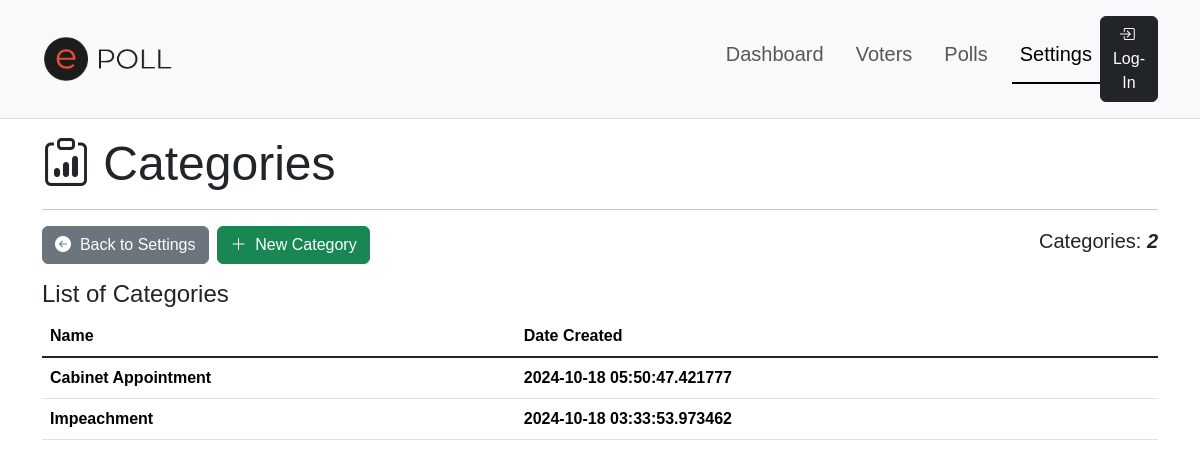
The page /settings/categories/ on the database as committed earlier.
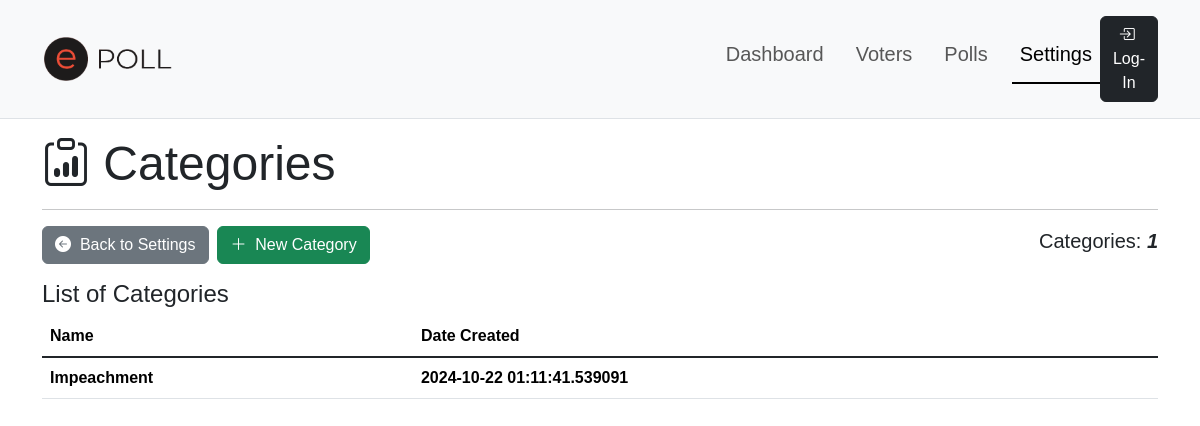
The same page on the database as committed later.
### app/models.py (models this page shows)
class Category(db.Model):
    __tablename__="categories"
    id = db.Column(db.Integer, primary_key=True, autoincrement=True)
    name = db.Column(db.String(50), nullable=False)
    created_at = db.Column(db.DateTime, nullable=False)
    updated_at = db.Column(db.DateTime(timezone=True), onupdate=db.func.now())
    motions = db.relationship('Motion', backref='category', lazy=True)

### app/settings.py (the view)
@sbp.route('/categories/')
def categories():
    count_category = Category.query.count()
    page = request.args.get('page', 1, type=int)
    page_size = request.args.get('page_size', 20, type=int)  # Get page size from query params or default to 20
    all_categories = Category.query.order_by(Category.created_at.desc()).paginate(page=page, per_page=page_size)
    if not all_categories.items:
        flash('No category records added yet!', 'info')
    return render_template('admin/settings/category/list.html', title='Categories',
                           count_category=count_category,
                           all_categories=all_categories, SETTINGS=True)

### app/templates/admin/settings/category/list.html (shortened to what this page needs)
{% extends "shared/adminlayout.html" %}
{% block content %}
<div class="container">
    <h3 class="display-5"><i class="bi bi-clipboard-data"></i>&nbsp;{{title}}</h3>
    <hr>
    <div class="row align-content-center mb-3">
        <div class="col text-start">
            <a href="{{ url_for('settings.index') }}" class="btn btn-secondary"><i class="bi bi-arrow-left-circle-fill"></i>&nbsp; Back to Settings</a>&nbsp;
            <a href="{{ url_for('settings.new_category') }}" class="btn btn-success"><i class="bi bi-plus-lg"></i>&nbsp; New Category</a>
        </div>
        <div class="col text-end align-content-center">
            <h5>Categories:&nbsp;<strong class="fst-italic">{{ count_category }}</strong></h4>
        </div>
    </div>
    <h4>List of {{title}}</h4>
    <div class="table-responsive">
        <table class="table table-hover align-content-center">
            <thead>
                <tr class="align-middle">
                    <th scope="col">Name</th>
                    <th scope="col">Date Created</th>
                    <th scope="col"></th>
                </tr>
            </thead>
            <tbody class="table-group-divider align-content-center">
                {% for category in all_categories %}
                    <tr class="clickable-row align-middle" data-href="#">
                        <th scope="row">{{category.name}}</th>
                        <th scope="row">{{category.created_at}}</th>
                        <td scope="row">
                        </td>
                    </tr>
                {% endfor %}
            </tbody>
        </table>
    </div>
</div>
{% endblock %}

Rows that differ between the two databases and show on the page:
removed Category: name "Cabinet Appointment", created_at "2024-10-18 05:50:47.421777"
changed Category "Impeachment": created_at "2024-10-18 03:33:53.973462" → "2024-10-22 01:11:41.539091"
Other text that changed with them:
{{ count_category }}: "2" → "1"
